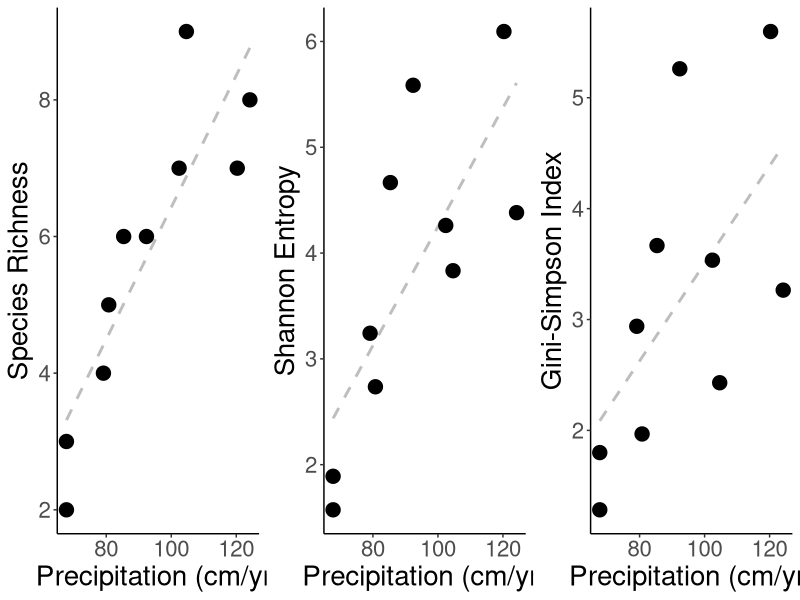
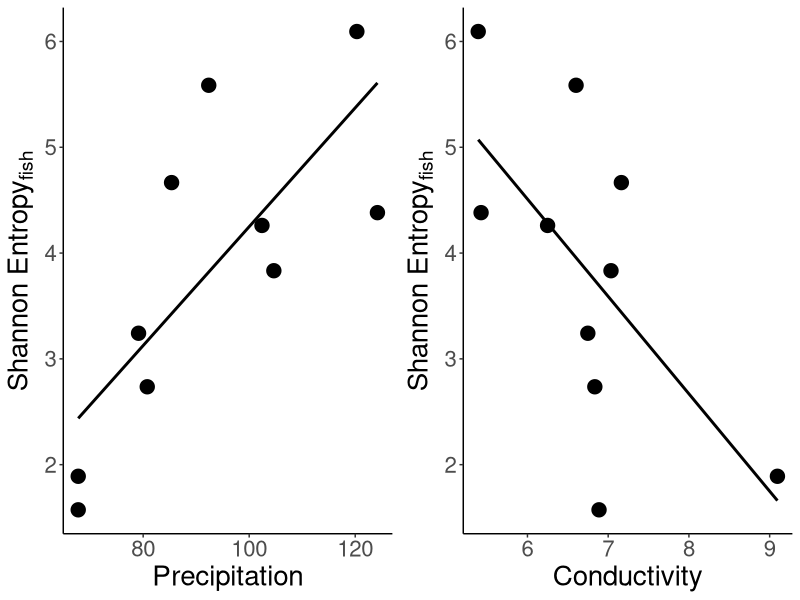

R code for these plots, in order:
# Sean Kinard
# 07-19-2021
# Spring 17 Texas Coastal Prairie

# Fish diversity regressions with environmental predictors

# Load Packages
library(tidyverse)
library(gridExtra)
library(Hmisc)
library("writexl")

# Load Data
fish <- read_csv("sp17_data_files/fish_diversity_estimates.csv")
env <- read_csv("sp17_data_files/sp17_site_x_env.csv")


# - # - # - # - # - # - # - # - # - # - # - # - # # - # - # - # - #

# cleaning up data frames to include only the a priori selected variables and community abundance matrix
(env <- select(env, STAID, AP, flash.index, LFPP, NH4., log.cond, Rosgen.Index))

# Merge dataframes to ensure matching rows (sites) 
msterfish <- merge(env,fish, by = "STAID")

# - # - # - # - # - # - # - # - # - # - # - # - # # - # - # - # - #

# ::::::::::::::::::::::::::::::::::::::::::::::::::::::::::
# Hypothesis test: Diversity Correlates with Precipitation :
# ::::::::::::::::::::::::::::::::::::::::::::::::::::::::::

# Species richness
summary(lm(formula= rich ~ AP, data = msterfish))
# p-value: 0.0009328

# Shannon Entropy
summary(lm(formula= shannon ~ AP, data = msterfish))
# p-value: p-value: 0.01087

# Simpson Entropy
summary(lm(formula= simpson ~ AP, data = msterfish))
# p-value: p-value: p-value: 0.05519

# plots (All Sites)
plot_1 <- ggplot(msterfish, aes(x=AP, y=rich)) +
  geom_smooth(method=lm, se=FALSE, color = "grey", linetype = 'dashed') +
  geom_point(shape=19,aes(size=.1)) +
  scale_x_continuous(name = "Precipitation (cm/yr)") +
  scale_y_continuous(name = "Species Richness") +
  theme_classic() + 
  theme(legend.position="none") + 
  theme(text = element_text(size = 20))

plot_2 <- ggplot(msterfish, aes(x=AP, y=shannon)) +
  geom_smooth(method=lm, se=FALSE, color = "grey", linetype = 'dashed') +
  geom_point(shape=19,aes(size=.1)) + 
  scale_x_continuous(name = "Precipitation (cm/yr)") +
  scale_y_continuous(name = "Shannon Entropy") +
  theme_classic() + 
  theme(legend.position="none") + 
  theme(text = element_text(size = 20)) 

plot_3 <- ggplot(msterfish, aes(x=AP, y=simpson)) +
  geom_smooth(method=lm, se=FALSE, color = "grey", linetype = 'dashed') +
  geom_point(shape=19,aes(size=.1)) + 
  scale_x_continuous(name = "Precipitation (cm/yr)") +
  scale_y_continuous(name = "Gini-Simpson Index") +
  theme_classic() + 
  theme(legend.position="none") + 
  theme(text = element_text(size = 20))


grid.arrange(plot_1, plot_2, plot_3, nrow=1)


# Result: Visual inspection suggests that all Hill numbers increase with precipitation. Species richness and shannon entropy relate positively with precipitation. Gini-Simpson relates positivley, but associated p-value was greater than 0.05 (0.05519).

# Conclusion: fish 'biodiversity' increases with annual rainfall

d <- select(msterfish, AP, rich, shannon, simpson)  # create data frame with dependent variable in column 1 and independent variables for linear regression in columns 2:length(d)

# make data frame for model outputs
predictor <- names(d[,-1])
estimate <- rep(0,length(d[,-1]))
r2 <- rep(0,length(d[,-1]))
f.stat <- rep(0,length(d[,-1]))
df <- rep(0,length(d[,-1]))
p.value <- rep(0,length(d[,-1]))
table.lm <- data.frame(predictor, estimate, df, r2, f.stat, p.value)
d.var <- noquote(names(d)[1])

for(i in 2:length(d)){
  i.var <- noquote(names(d)[i])
  formula = paste0(d.var, " ~ ", i.var)
  regression <- lm(formula, data=d)
  j <- i-1
  table.lm$estimate[j] <- summary(regression)$coefficients[2,1]
  table.lm$df[j] <- paste(summary(regression)$df[1], summary(regression)$df[2])
  table.lm$r2[j] <- summary(regression)$r.squared
  table.lm$f.stat[j] <- summary(regression)$fstatistic[1]
  table.lm$p.value[j] <- summary(regression)$coefficients[2,4]
  table.lm$p.value[j] <- pf(summary(regression)$fstatistic[1], 
                            summary(regression)$fstatistic[2], 
                            summary(regression)$fstatistic[3],
                            lower.tail=FALSE) 
}

fish_diversity_vs_precip <- table.lm

write_csv(fish_diversity_vs_precip, "fish_diversity_vs_precip.csv")
# :::::::::::::::::::::::::::::::::::::::::::::
# Environmental Predictor Linear Regressions:
# ::::::::::::::::::::::::::::::::::::::::::::

# Running a for loop to run linear regression and export summary statistics to identify significant corelations


d <- select(msterfish, rich, AP:Rosgen.Index)  # create data frame with dependent variable in column 1 and independent variables for linear regression in columns 2:length(d)

# make data frame for model outputs
predictor <- names(d[,-1])
estimate <- rep(0,length(d[,-1]))
r2 <- rep(0,length(d[,-1]))
f.stat <- rep(0,length(d[,-1]))
df <- rep(0,length(d[,-1]))
p.value <- rep(0,length(d[,-1]))
table.lm <- data.frame(predictor, estimate, df, r2, f.stat, p.value)
d.var <- noquote(names(d)[1])

for(i in 2:length(d)){
  i.var <- noquote(names(d)[i])
  formula = paste0(d.var, " ~ ", i.var)
  regression <- lm(formula, data=d)
  j <- i-1
  table.lm$estimate[j] <- summary(regression)$coefficients[2,1]
  table.lm$df[j] <- paste(summary(regression)$df[1], summary(regression)$df[2])
  table.lm$r2[j] <- summary(regression)$r.squared
  table.lm$f.stat[j] <- summary(regression)$fstatistic[1]
  table.lm$p.value[j] <- summary(regression)$coefficients[2,4]
  table.lm$p.value[j] <- pf(summary(regression)$fstatistic[1], 
                            summary(regression)$fstatistic[2], 
                            summary(regression)$fstatistic[3],
                            lower.tail=FALSE) 
}

table.rich <- table.lm
# export table
write_xlsx(as.data.frame(table.rich),"fish_rich_v_environment.xlsx")

d <- select(msterfish, shannon, AP:Rosgen.Index)  # create data frame with dependent variable in column 1 and independent variables for linear regression in columns 2:length(d)

# make data frame for model outputs
predictor <- names(d[,-1])
estimate <- rep(0,length(d[,-1]))
r2 <- rep(0,length(d[,-1]))
f.stat <- rep(0,length(d[,-1]))
df <- rep(0,length(d[,-1]))
p.value <- rep(0,length(d[,-1]))
table.lm <- data.frame(predictor, estimate, df, r2, f.stat, p.value)
d.var <- noquote(names(d)[1])

for(i in 2:length(d)){
  i.var <- noquote(names(d)[i])
  formula = paste0(d.var, " ~ ", i.var)
  regression <- lm(formula, data=d)
  j <- i-1
  table.lm$estimate[j] <- summary(regression)$coefficients[2,1]
  table.lm$df[j] <- paste(summary(regression)$df[1], summary(regression)$df[2])
  table.lm$r2[j] <- summary(regression)$r.squared
  table.lm$f.stat[j] <- summary(regression)$fstatistic[1]
  table.lm$p.value[j] <- summary(regression)$coefficients[2,4]
  table.lm$p.value[j] <- pf(summary(regression)$fstatistic[1], 
                            summary(regression)$fstatistic[2], 
                            summary(regression)$fstatistic[3],
                            lower.tail=FALSE) 
}

table.shannon <- table.lm
# export table
write_xlsx(as.data.frame(table.shannon),"fish_shannon_v_environment.xlsx")

d <- select(msterfish, simpson, AP:Rosgen.Index)  # create data frame with dependent variable in column 1 and independent variables for linear regression in columns 2:length(d)

# make data frame for model outputs
predictor <- names(d[,-1])
estimate <- rep(0,length(d[,-1]))
r2 <- rep(0,length(d[,-1]))
f.stat <- rep(0,length(d[,-1]))
df <- rep(0,length(d[,-1]))
p.value <- rep(0,length(d[,-1]))
table.lm <- data.frame(predictor, estimate, df, r2, f.stat, p.value)
d.var <- noquote(names(d)[1])

for(i in 2:length(d)){
  i.var <- noquote(names(d)[i])
  formula = paste0(d.var, " ~ ", i.var)
  regression <- lm(formula, data=d)
  j <- i-1
  table.lm$estimate[j] <- summary(regression)$coefficients[2,1]
  table.lm$df[j] <- paste(summary(regression)$df[1], summary(regression)$df[2])
  table.lm$r2[j] <- summary(regression)$r.squared
  table.lm$f.stat[j] <- summary(regression)$fstatistic[1]
  table.lm$p.value[j] <- summary(regression)$coefficients[2,4]
  table.lm$p.value[j] <- pf(summary(regression)$fstatistic[1], 
                            summary(regression)$fstatistic[2], 
                            summary(regression)$fstatistic[3],
                            lower.tail=FALSE) 
}

table.simpson <- table.lm
# export table
write_xlsx(as.data.frame(table.simpson), "sp17_r_scripts\\fish_simpson_v_environment.xlsx")
           
# - # - # - # - # - # - # - # - # - # - # - # - # # - # - # - # - #
# Supplemental Visualizations

# Plot significant fish diversity vs environment regressions

plot_fap <- ggplot(msterfish, aes(x=AP, y=shannon)) +
  geom_point(shape=19,aes(size=.1), ) + 
  geom_smooth(method=lm, se=FALSE, color = "black")  +
  scale_x_continuous(name = "Precipitation") +
  scale_y_continuous(name = expression('Shannon Entropy'[ fish])) +
  theme_classic() +
  theme(text = element_text(size = 20)) +
  theme(legend.position="none") 

plot_fcond <- ggplot(msterfish, aes(x=log.cond, y=shannon)) +
  geom_point(shape=19,aes(size=.1)) + 
  geom_smooth(method=lm, se=FALSE, color = "black") +
  scale_x_continuous(name = "Conductivity") +
  scale_y_continuous(name = expression('Shannon Entropy'[ fish])) +
  theme_classic() +
  theme(text = element_text(size = 20)) +
  theme(legend.position="none") 

grid.arrange(plot_fap,plot_fcond, ncol=2)

# End
# - # - # - # - # - # - # - # - # - # - # - # - # # - # - # - # - #
